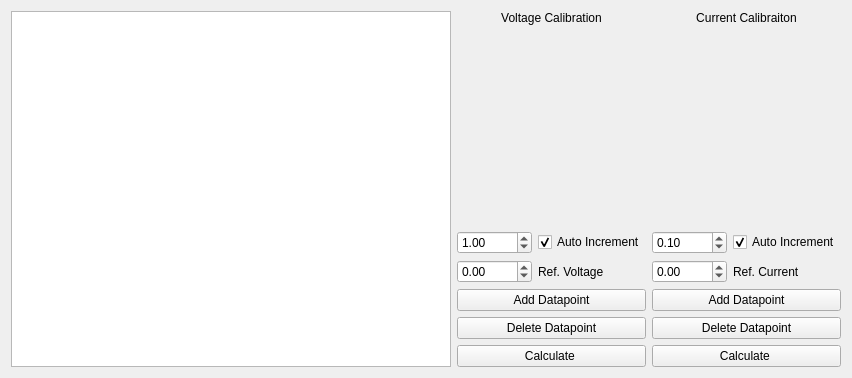
<?xml version="1.0" encoding="UTF-8"?>
<ui version="4.0">
 <class>PageCalibration</class>
 <widget class="QWidget" name="PageCalibration">
  <property name="geometry">
   <rect>
    <x>0</x>
    <y>0</y>
    <width>852</width>
    <height>378</height>
   </rect>
  </property>
  <property name="windowTitle">
   <string>Form</string>
  </property>
  <layout class="QHBoxLayout" name="horizontalLayout">
   <item>
    <widget class="ParamTable" name="calibraitonTable"/>
   </item>
   <item>
    <layout class="QVBoxLayout" name="verticalLayout_2">
     <property name="sizeConstraint">
      <enum>QLayout::SetMaximumSize</enum>
     </property>
     <item>
      <widget class="QLabel" name="vlabel">
       <property name="text">
        <string>Voltage Calibration</string>
       </property>
       <property name="alignment">
        <set>Qt::AlignCenter</set>
       </property>
      </widget>
     </item>
     <item>
      <widget class="QLabel" name="voltageDataText">
       <property name="sizePolicy">
        <sizepolicy hsizetype="Preferred" vsizetype="Expanding">
         <horstretch>0</horstretch>
         <verstretch>0</verstretch>
        </sizepolicy>
       </property>
       <property name="text">
        <string/>
       </property>
       <property name="alignment">
        <set>Qt::AlignLeading|Qt::AlignLeft|Qt::AlignTop</set>
       </property>
      </widget>
     </item>
     <item>
      <layout class="QGridLayout" name="gridLayout_2">
       <item row="0" column="1">
        <widget class="QDoubleSpinBox" name="voltautoIncrementValue">
         <property name="minimum">
          <double>-1000.000000000000000</double>
         </property>
         <property name="maximum">
          <double>1000.000000000000000</double>
         </property>
         <property name="value">
          <double>1.000000000000000</double>
         </property>
        </widget>
       </item>
       <item row="0" column="2">
        <widget class="QCheckBox" name="voltautoIncrement">
         <property name="text">
          <string>Auto Increment</string>
         </property>
         <property name="checked">
          <bool>true</bool>
         </property>
        </widget>
       </item>
       <item row="1" column="2">
        <widget class="QLabel" name="label_4">
         <property name="text">
          <string>Ref. Voltage</string>
         </property>
        </widget>
       </item>
       <item row="1" column="1">
        <widget class="QDoubleSpinBox" name="voltRefValue">
         <property name="minimum">
          <double>-1000.000000000000000</double>
         </property>
         <property name="maximum">
          <double>1000.000000000000000</double>
         </property>
        </widget>
       </item>
      </layout>
     </item>
     <item>
      <widget class="QPushButton" name="voltageAddData">
       <property name="text">
        <string>Add Datapoint</string>
       </property>
      </widget>
     </item>
     <item>
      <widget class="QPushButton" name="voltageDeleteData">
       <property name="text">
        <string>Delete Datapoint</string>
       </property>
      </widget>
     </item>
     <item>
      <widget class="QPushButton" name="voltageCalc">
       <property name="text">
        <string>Calculate </string>
       </property>
      </widget>
     </item>
    </layout>
   </item>
   <item>
    <layout class="QVBoxLayout" name="verticalLayout">
     <item>
      <widget class="QLabel" name="clabel">
       <property name="layoutDirection">
        <enum>Qt::RightToLeft</enum>
       </property>
       <property name="text">
        <string>Current Calibraiton</string>
       </property>
       <property name="alignment">
        <set>Qt::AlignCenter</set>
       </property>
      </widget>
     </item>
     <item>
      <widget class="QLabel" name="currentDataText">
       <property name="sizePolicy">
        <sizepolicy hsizetype="Preferred" vsizetype="Expanding">
         <horstretch>0</horstretch>
         <verstretch>0</verstretch>
        </sizepolicy>
       </property>
       <property name="text">
        <string/>
       </property>
       <property name="alignment">
        <set>Qt::AlignLeading|Qt::AlignLeft|Qt::AlignTop</set>
       </property>
      </widget>
     </item>
     <item>
      <layout class="QGridLayout" name="gridLayout">
       <item row="0" column="1">
        <widget class="QCheckBox" name="currentAutoIncrement">
         <property name="text">
          <string>Auto Increment</string>
         </property>
         <property name="checked">
          <bool>true</bool>
         </property>
        </widget>
       </item>
       <item row="0" column="0">
        <widget class="QDoubleSpinBox" name="currentAutoIncrementValue">
         <property name="minimum">
          <double>-1000.000000000000000</double>
         </property>
         <property name="maximum">
          <double>1000.000000000000000</double>
         </property>
         <property name="singleStep">
          <double>0.100000000000000</double>
         </property>
         <property name="value">
          <double>0.100000000000000</double>
         </property>
        </widget>
       </item>
       <item row="1" column="0">
        <widget class="QDoubleSpinBox" name="currentRefValue">
         <property name="minimum">
          <double>-100.000000000000000</double>
         </property>
        </widget>
       </item>
       <item row="1" column="1">
        <widget class="QLabel" name="label_2">
         <property name="text">
          <string>Ref. Current</string>
         </property>
        </widget>
       </item>
      </layout>
     </item>
     <item>
      <widget class="QPushButton" name="currentaddData">
       <property name="text">
        <string>Add Datapoint</string>
       </property>
      </widget>
     </item>
     <item>
      <widget class="QPushButton" name="currentDeleteDataPoint">
       <property name="text">
        <string>Delete Datapoint</string>
       </property>
      </widget>
     </item>
     <item>
      <widget class="QPushButton" name="currentCalc">
       <property name="text">
        <string>Calculate </string>
       </property>
      </widget>
     </item>
    </layout>
   </item>
  </layout>
 </widget>
 <customwidgets>
  <customwidget>
   <class>ParamTable</class>
   <extends>QTableWidget</extends>
   <header>widgets/paramtable.h</header>
  </customwidget>
 </customwidgets>
 <resources/>
 <connections/>
</ui>
